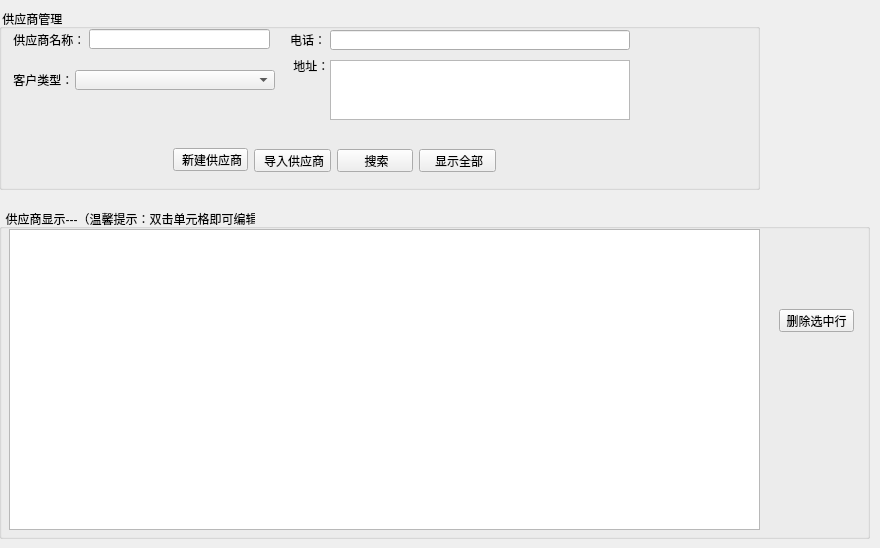
      <widget class="QWidget" name="tabSupplier">
       <attribute name="title">
        <string> 供应商管理</string>
       </attribute>
       <widget class="QComboBox" name="comboBox_stype">
        <property name="geometry">
         <rect>
          <x>75</x>
          <y>70</y>
          <width>200</width>
          <height>20</height>
         </rect>
        </property>
       </widget>
       <widget class="QTextEdit" name="textEdit_saddress">
        <property name="geometry">
         <rect>
          <x>330</x>
          <y>60</y>
          <width>300</width>
          <height>60</height>
         </rect>
        </property>
       </widget>
       <widget class="QGroupBox" name="groupBox_3">
        <property name="geometry">
         <rect>
          <x>-1</x>
          <y>209</y>
          <width>871</width>
          <height>330</height>
         </rect>
        </property>
        <property name="title">
         <string>  供应商显示---（温馨提示：双击单元格即可编辑）</string>
        </property>
        <widget class="QTableView" name="tableViewSup">
         <property name="geometry">
          <rect>
           <x>10</x>
           <y>20</y>
           <width>751</width>
           <height>301</height>
          </rect>
         </property>
        </widget>
        <widget class="QPushButton" name="delSupBtn">
         <property name="geometry">
          <rect>
           <x>780</x>
           <y>100</y>
           <width>75</width>
           <height>23</height>
          </rect>
         </property>
         <property name="text">
          <string>删除选中行</string>
         </property>
        </widget>
       </widget>
       <widget class="QLabel" name="stype_label">
        <property name="geometry">
         <rect>
          <x>10</x>
          <y>70</y>
          <width>70</width>
          <height>20</height>
         </rect>
        </property>
        <property name="text">
         <string> 客户类型：</string>
        </property>
       </widget>
       <widget class="QLabel" name="saddress_label">
        <property name="geometry">
         <rect>
          <x>290</x>
          <y>60</y>
          <width>50</width>
          <height>12</height>
         </rect>
        </property>
        <property name="text">
         <string> 地址：</string>
        </property>
       </widget>
       <widget class="QGroupBox" name="groupBox_4">
        <property name="geometry">
         <rect>
          <x>-1</x>
          <y>9</y>
          <width>761</width>
          <height>181</height>
         </rect>
        </property>
        <property name="title">
         <string> 供应商管理</string>
        </property>
        <widget class="QPushButton" name="showSupBtn">
         <property name="geometry">
          <rect>
           <x>420</x>
           <y>140</y>
           <width>77</width>
           <height>23</height>
          </rect>
         </property>
         <property name="text">
          <string> 显示全部</string>
         </property>
        </widget>
        <widget class="QPushButton" name="inportSupBtn">
         <property name="geometry">
          <rect>
           <x>255</x>
           <y>140</y>
           <width>77</width>
           <height>23</height>
          </rect>
         </property>
         <property name="text">
          <string> 导入供应商</string>
         </property>
        </widget>
        <widget class="QPushButton" name="searchSupBtn">
         <property name="geometry">
          <rect>
           <x>338</x>
           <y>140</y>
           <width>76</width>
           <height>23</height>
          </rect>
         </property>
         <property name="text">
          <string> 搜索</string>
         </property>
        </widget>
        <widget class="QLineEdit" name="lineEdit_sname">
         <property name="geometry">
          <rect>
           <x>90</x>
           <y>20</y>
           <width>181</width>
           <height>20</height>
          </rect>
         </property>
        </widget>
        <widget class="QPushButton" name="createsupBtn">
         <property name="geometry">
          <rect>
           <x>174</x>
           <y>139</y>
           <width>75</width>
           <height>23</height>
          </rect>
         </property>
         <property name="text">
          <string> 新建供应商</string>
         </property>
        </widget>
       </widget>
       <widget class="QLabel" name="sname_label">
        <property name="geometry">
         <rect>
          <x>10</x>
          <y>30</y>
          <width>70</width>
          <height>20</height>
         </rect>
        </property>
        <property name="text">
         <string> 供应商名称：</string>
        </property>
       </widget>
       <widget class="QLineEdit" name="lineEdit_sphone">
        <property name="geometry">
         <rect>
          <x>330</x>
          <y>30</y>
          <width>300</width>
          <height>20</height>
         </rect>
        </property>
       </widget>
       <widget class="QLabel" name="sphone_label">
        <property name="geometry">
         <rect>
          <x>290</x>
          <y>30</y>
          <width>50</width>
          <height>20</height>
         </rect>
        </property>
        <property name="text">
         <string>电话：</string>
        </property>
       </widget>
       <zorder>groupBox_4</zorder>
       <zorder>comboBox_stype</zorder>
       <zorder>textEdit_saddress</zorder>
       <zorder>groupBox_3</zorder>
       <zorder>stype_label</zorder>
       <zorder>saddress_label</zorder>
       <zorder>sname_label</zorder>
       <zorder>lineEdit_sphone</zorder>
       <zorder>sphone_label</zorder>
      </widget>
